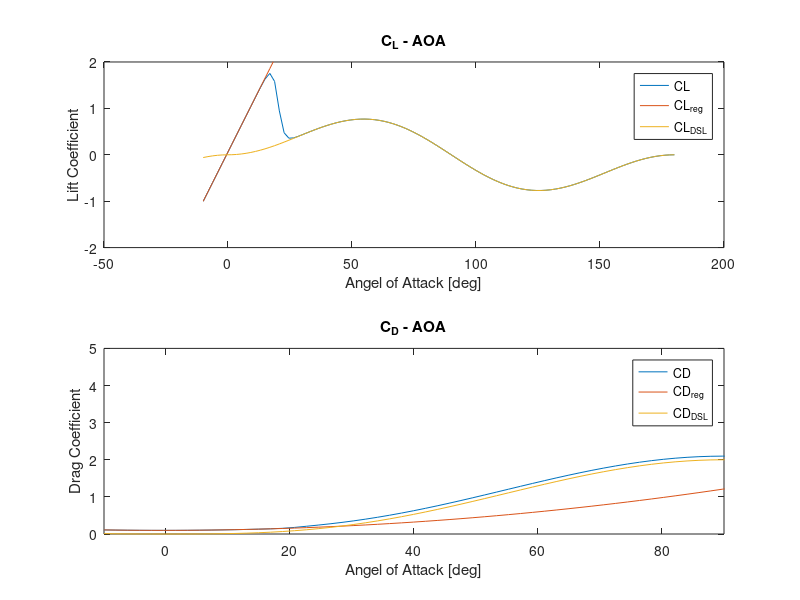

Recreate this plot in MATLAB.
Iyy = 0.388;
m = 1.5;
density_air = 1.225;
S = 0.28;
mean_chord = 0.31;
CL0 = 0.062;
CLalpha = 6.098;
CD0 = 0.098;
K = 0.012;
CM0 = 0.028;
CMalpha = -0.031;
CLq = 0;
CLdelta = -1.72;
CDq = 0;
CDdelta = -0.814;
CMq = -13.1;
CMdelta = -0.325;
alpha0 = 20*pi/180;
M = 50;
delta = 20*pi/180;

x_degrees = linspace(-10,180);
x = x_degrees.*pi./180;

sigma = ((1 + exp(-M*(x - alpha0)) + exp(M*(x + alpha0))) ./ ((1 + exp(-M*(x - alpha0))) .* (1 + exp(M*(x + alpha0)))));
CL = (1 - sigma).*(CL0 + CLalpha.*x) + sigma.*(2.*sign(x).*sin(x).^2 .* cos(x));
CLreg = CL0 + CLalpha .* x;
CLdsl = 2*sign(x).*(sin(x).^2) .* cos(x);
sin_test = sin(x).^2 ;

CD = CD0 + (1 - sigma) .* K .* (CL0 + CLalpha.*x).^2 + sigma .* (2.*sign(x).*sin(x).^3);
CDreg = CD0 + K .* (CL0 + CLalpha .* x) .^2;
CDdsl = 2*sign(x).*(sin(x).^3);
CM = CM0 + CMalpha * x;


subplot(2,1,1);
plot(x_degrees, CL);
hold on
plot(x_degrees, CLreg);
plot(x_degrees, CLdsl);
ylim([-2 2])
title('C_L - AOA')
xlabel('Angel of Attack [deg]') 
ylabel('Lift Coefficient') 
legend({'CL','CL_r_e_g','CL_D_S_L'},'Location','northeast')
hold off

subplot(2,1,2);
plot(x_degrees, CD);
hold on
plot(x_degrees, CDreg);
plot(x_degrees, CDdsl)
xlim([-10 90])
title('C_D - AOA')
xlabel('Angel of Attack [deg]') 
ylabel('Drag Coefficient') 
legend({'CD','CD_r_e_g','CD_D_S_L'},'Location','northeast')
hold off
